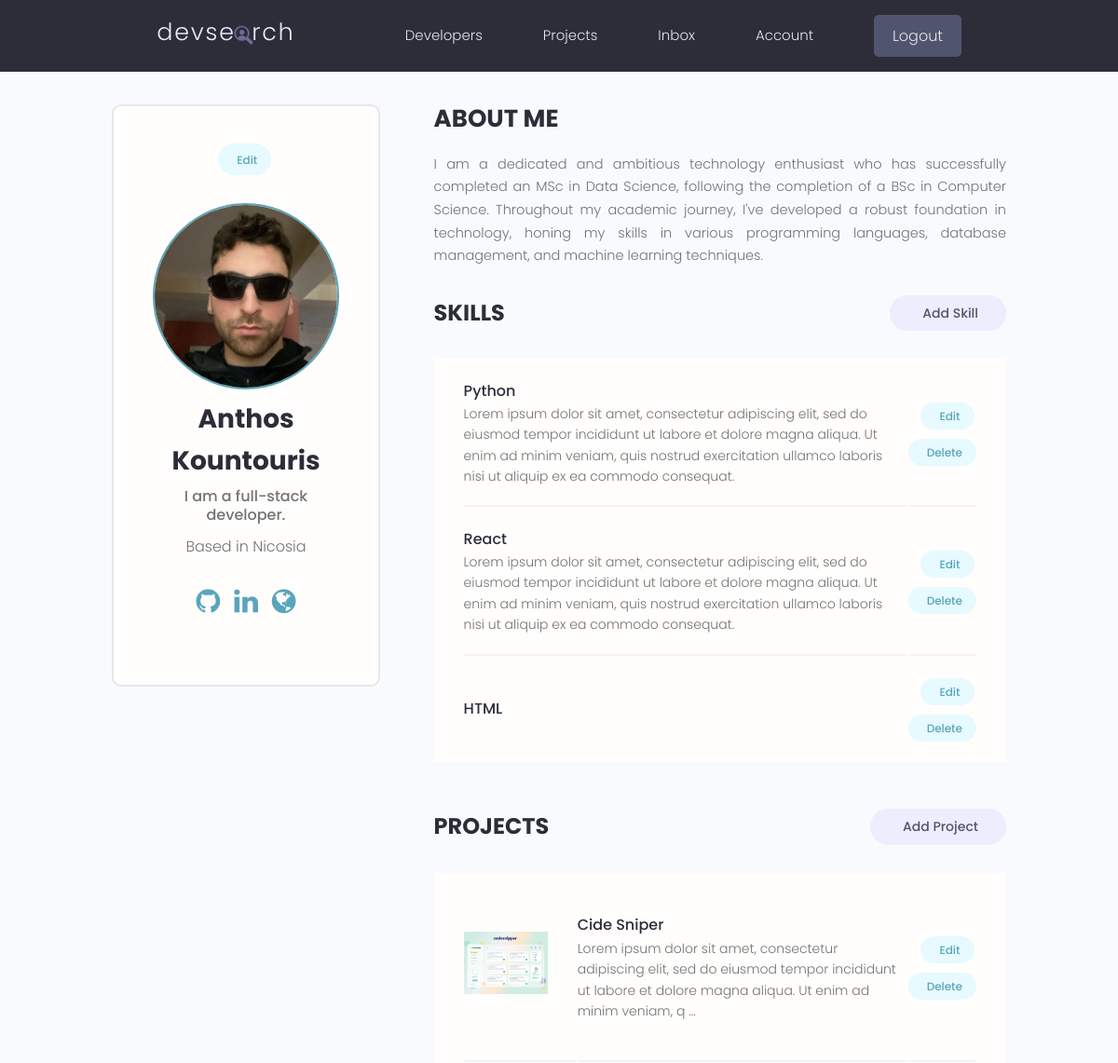
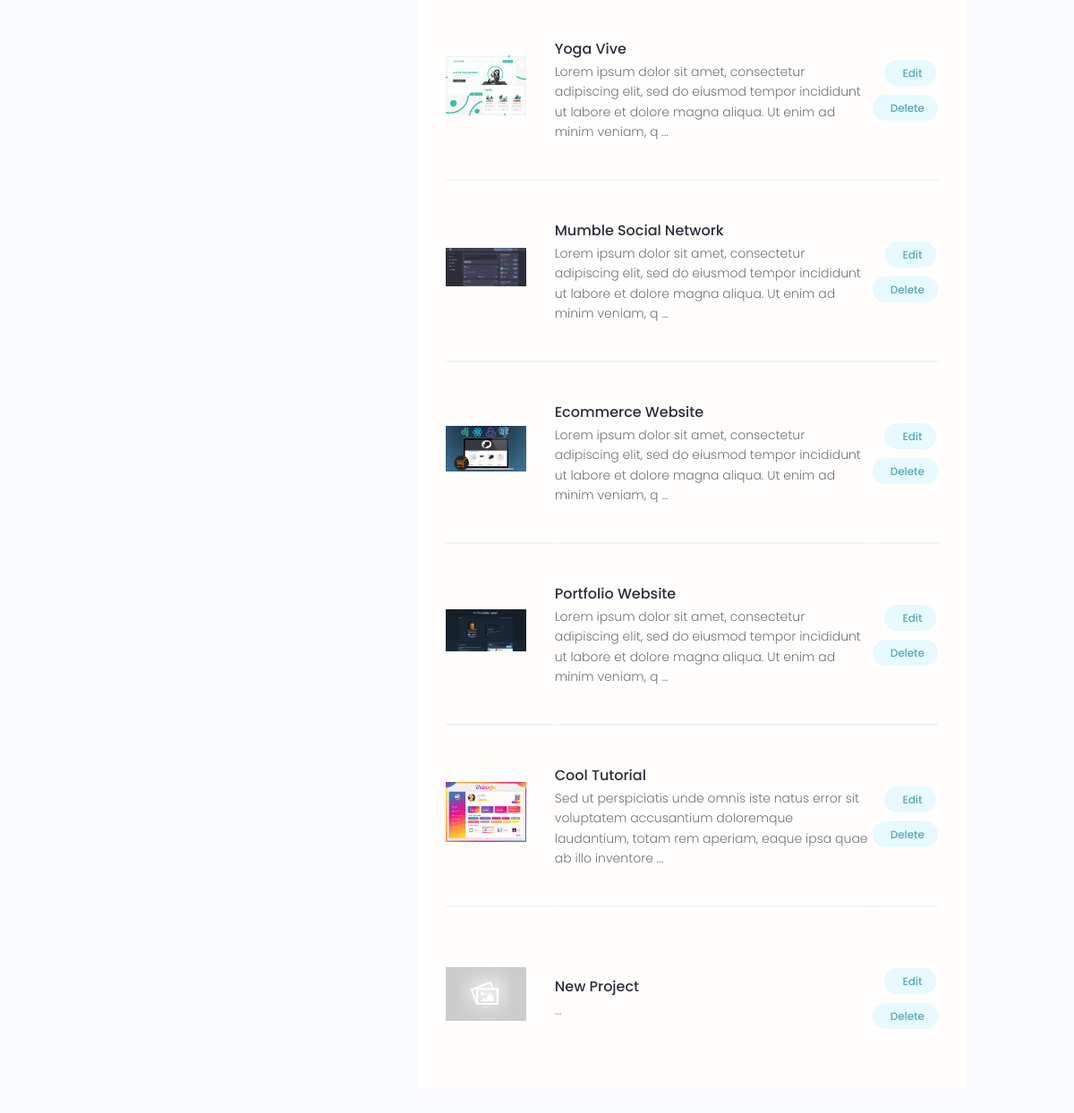
Page /account/ (signed in) on the earlier database version (2 pictures, top to bottom).
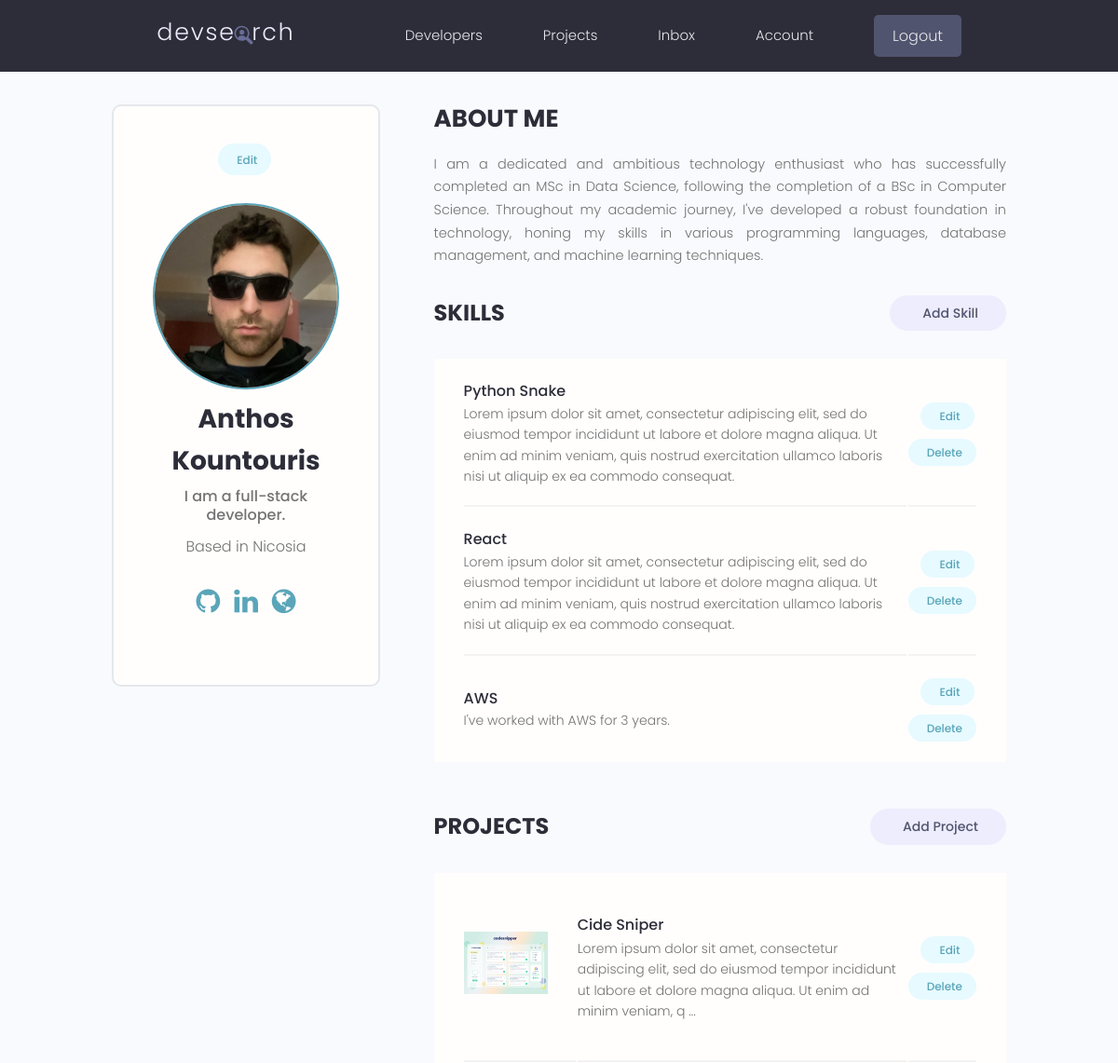
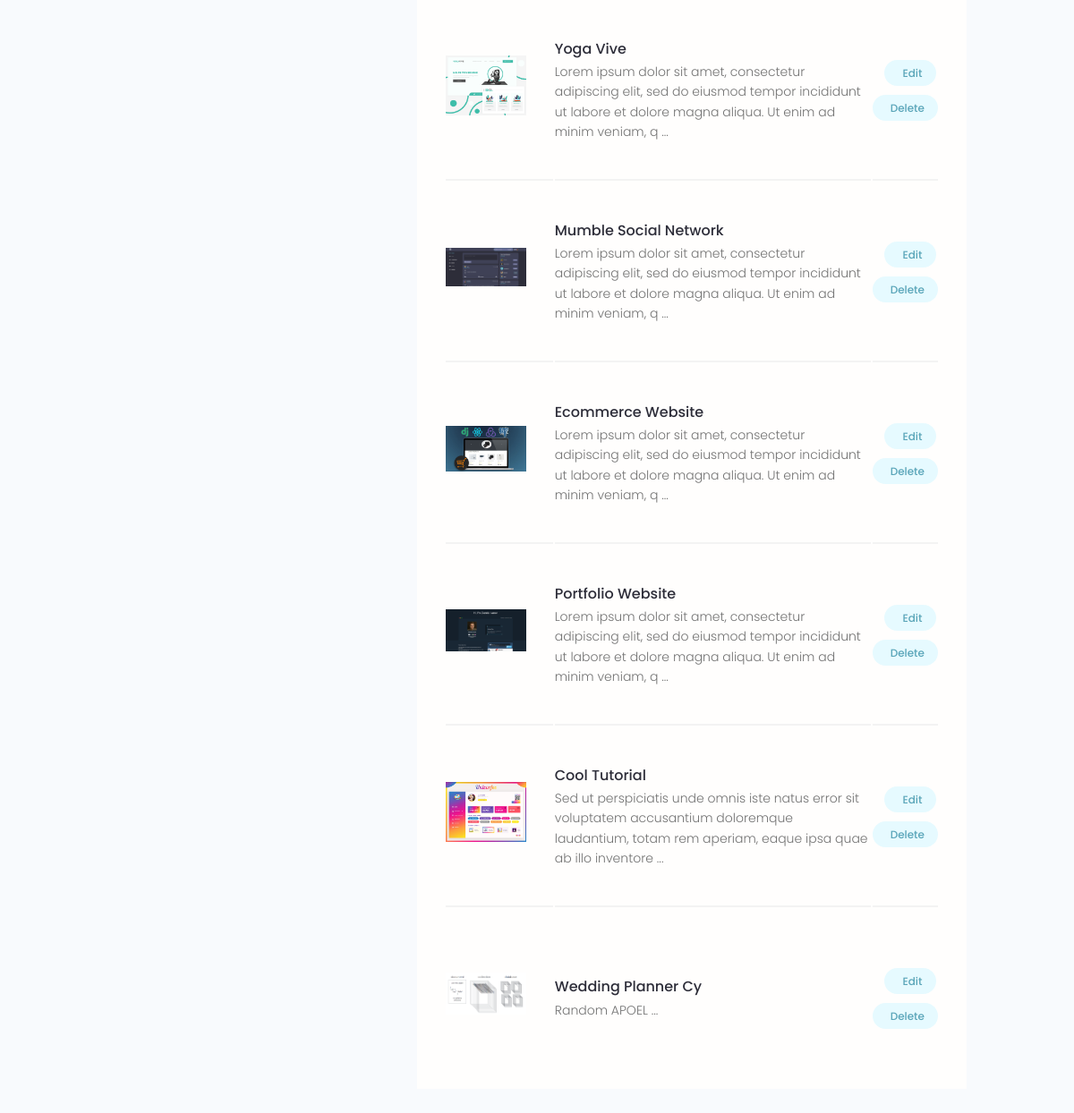
Same page on the later database version (2 pictures, top to bottom).
### users/models.py (models this page shows, shortened)
class Skill(models.Model):
    owner = models.ForeignKey(Profile, on_delete=models.CASCADE, null=True, blank=True)
    name = models.CharField(max_length=200, blank=True, null = True)
    description = models.TextField(blank=True, null=True)
    created = models.DateTimeField(auto_now_add = True)
    id = models.UUIDField(default = uuid.uuid4, unique = True,
                          primary_key = True, editable = False)

### projects/models.py (models this page shows, shortened)
class Project(models.Model):
    owner = models.ForeignKey(Profile, null=True, blank=True, on_delete=models.SET_NULL) # many to one relationship
    title = models.CharField(max_length=200)
    description = models.TextField(null = True, blank=True) # Can leave it empty (database, django) to know
    featured_image = models.ImageField(
        null=True, blank=True, default="default.jpg")
    demo_link = models.CharField(max_length = 2000, null = True, blank = True)
    source_link = models.CharField(max_length = 2000, null = True, blank = True)
    tags = models.ManyToManyField('Tag', blank = True) # In string to be able to add it
    vote_total = models.IntegerField(default = 0, null = True, blank = True)
    vote_ratio = models.IntegerField(default = 0, null = True, blank = True)
    created = models.DateTimeField(auto_now_add = True)
    id = models.UUIDField(default = uuid.uuid4, unique = True,
                          primary_key = True, editable = False)
    class Meta:
        ordering = ['-vote_ratio', '-vote_total', 'title'] # ordering, use - infront for descending

### users/views.py (the view)
# urls.py: path('account/', views.userAccount, name ="account"),
@login_required(login_url='login')
def userAccount(request):
    profile = request.user.profile # Getting logged in users profile
    skills = profile.skill_set.all()
    projects = profile.project_set.all()
    context = {'profile' : profile, 'skills' : skills, 'projects' : projects}
    return render(request, 'users/account.html', context)

### users/templates/users/account.html (shortened to what this page needs)
{% extends 'main.html' %}
{% block content %}
  <main class="settingsPage profile my-md">
    <div class="container">
      <div class="layout">
        <div class="column column--1of3">
          <div class="card text-center">
            <div class="card__body dev">
              <a class="tag tag--pill tag--main settings__btn" href="{% url 'edit-account' %}"> Edit</a>
              <img class="avatar avatar--xl dev__avatar" src="{{profile.profile_image.url}}" />
              <h2 class="dev__name">{{profile.name}}</h2>
              <p class="dev__title">{{profile.short_intro}}</p>
              <p class="dev__location">Based in {{profile.location}}</p>
              <ul class="dev__social">
                {% if profile.social_github %}
                <li>
                  <a title="Github" href="{{profile.social_github}}" target="_blank"><i class="fa fa-github" style="font-size:30px"></i></a>
                </li>
                {% endif %}
                {% if profile.social_linkedin %}
                <li>
                  <a title="LinkedIn" href="{{profile.social_linkedin}}" target="_blank"><i class="fa fa-linkedin" style="font-size:30px"></i></a>
                </li>
                {% endif %}
                {% if profile.social_website %}
                <li>
                  <a title="Personal Website" href="{{profile.social_website}}" target="_blank"><i class="fa fa-globe" style="font-size:30px"></i></a>
                </li>
                {% endif %}
              </ul>
            </div>
          </div>
        </div>
        <div class="column column--2of3">
          <div class="devInfo">
            <h3 class="devInfo__title">About Me</h3>
            <p class="devInfo__about">{{profile.bio}}</p>
          </div>
          <div class="settings">
            <h3 class="settings__title">Skills</h3>
            <a class="tag tag--pill tag--sub settings__btn tag--lg" href="{% url 'create-skill' %}"> Add Skill</a>
          </div>
          <table class="settings__table">
            {% for skill in skills %}
            <tr>
              <td class="settings__tableInfo">
                <h4>{{skill.name}}</h4>
                <p>
                  {{skill.description}}
                </p>
              </td>
              <td class="settings__tableActions">
                <a class="tag tag--pill tag--main settings__btn" href="{% url 'update-skill' skill.id %}"> Edit</a>
                <a class="tag tag--pill tag--main settings__btn" href="{% url 'delete-skill' skill.id %}?next=/account">
                  Delete</a>
              </td>
            </tr>
            {% endfor %}
          </table>
          <div class="settings">
            <h3 class="settings__title">Projects</h3>
            <a class="tag tag--pill tag--sub settings__btn tag--lg" href="{% url 'create-project' %}"> Add Project</a>
          </div>
          <table class="settings__table">
            {% for project in projects %}
            <tr>
              <td class="settings__thumbnail">
                <a href="{% url 'project' project.id %}"><img src="{{ project.featured_image.url }}" alt="Project Thumbnail" /></a>
              </td>
              <td class="settings__tableInfo">
                <a href="{% url 'project' project.id %}">{{project.title}}</a>
                <p>
                  {{project.description|slice:"150"}} ...
                </p>
              </td>
              <td class="settings__tableActions">
                <a class="tag tag--pill tag--main settings__btn" href="{% url 'update-project' project.id %}"> Edit</a>
                <a class="tag tag--pill tag--main settings__btn" href="{% url 'delete-project' project.id %}?next=/account">
                  Delete</a>
              </td>
            </tr>
            {% endfor %}
          </table>
        </div>
      </div>
    </div>
  </main>
  {% endblock %}

Differences in the rows shown:
removed Skill: name "HTML"
removed Project: featured_image (placeholder picture), title "New Project"
changed Skill: name "Python" → "Python Snake"
added Skill: name "AWS", description "I've worked with AWS for 3 years."
added Project: featured_image (picture), title "Wedding Planner Cy", description "Random APOEL"
